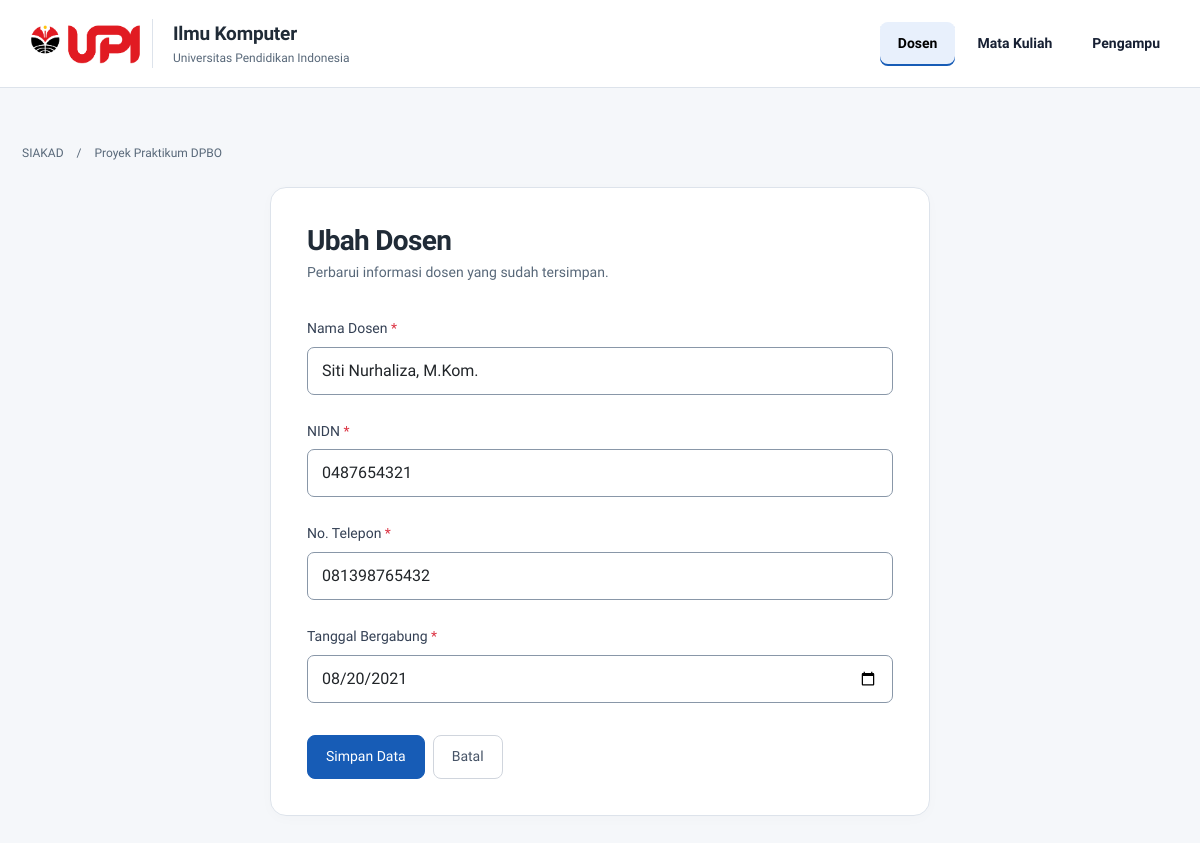
Screenshot of /index.php?route=lecturers&action=edit&id=2 with the database file from the repository.
### tables this page shows
CREATE TABLE IF NOT EXISTS `lecturers` (
  `id` INT UNSIGNED AUTO_INCREMENT PRIMARY KEY,
  `name` VARCHAR(100) NOT NULL,
  `nidn` VARCHAR(30) NOT NULL UNIQUE,
  `phone` VARCHAR(20) NOT NULL,
  `join_date` DATE NOT NULL
);

### controllers/Controller.php (called while the page is built, shortened)
<?php
abstract class Controller
{
    protected function view(string $name, array $data = []): void
    {
        extract($data);
        require __DIR__ . '/../views/layout/header.php';
        require __DIR__ . '/../views/' . $name . '.php';
        require __DIR__ . '/../views/layout/footer.php';
    }
}

### controllers/LecturerController.php (called while the page is built, shortened)
<?php
require_once __DIR__ . '/Controller.php';
require_once __DIR__ . '/../models/Lecturer.php';
class LecturerController extends Controller
{
    private Lecturer $lecturer;
    public function __construct()
    {
        $this->lecturer = new Lecturer();
    }
    public function edit(): void
    {
        $id = filter_var($_GET['id'] ?? null, FILTER_VALIDATE_INT);
        $lecturer = $this->lecturer->find($id);
        $this->view('lecturers/form', [
            'lecturer' => $lecturer,
            'title' => 'Ubah Dosen',
            'errors' => [],
        ]);
    }
}

### public/index.php (called while the page is built, shortened)
<?php
require_once __DIR__ . '/../controllers/LecturerController.php';
$route = (string)($_GET['route'] ?? 'lecturers');
$action = (string)($_GET['action'] ?? 'index');
try {
    $controller = new $controllerClass();
    $controller->$action();
} catch (mysqli_sql_exception $error) {
    http_response_code(500);
    $errorCode = $error->getCode();
    $message = in_array($errorCode, [1062, 1452], true)
        ? 'Data duplikat atau data relasi yang dipilih tidak tersedia. Silakan periksa kembali isian Anda.'
        : 'Terjadi kendala pada koneksi basis data. Pastikan layanan MySQL aktif dan konfigurasi database sudah benar.';
    echo '<!doctype html><html lang="id"><head><meta charset="utf-8"><title>Terjadi Kendala</title><link href="assets/vendor/bootstrap.min.css" rel="stylesheet"><link href="assets/app.css" rel="stylesheet"></head><body class="p-4"><div class="container"><div class="alert alert-danger" role="alert"><h4 class="alert-heading">Kendala Sistem</h4><p>' . htmlspecialchars($message) . '</p><hr><a href="index.php?route=' . htmlspecialchars($route) . '" class="btn btn-primary">Kembali</a></div></div></body></html>';
} catch (Throwable $error) {
    http_response_code(500);
    echo '<!doctype html><html lang="id"><head><meta charset="utf-8"><title>Kesalahan Server</title><link href="assets/vendor/bootstrap.min.css" rel="stylesheet"><link href="assets/app.css" rel="stylesheet"></head><body class="p-4"><div class="container"><div class="alert alert-danger" role="alert"><h4 class="alert-heading">Kesalahan Server</h4><p>Terjadi kesalahan pada server saat memproses permintaan Anda.</p><hr><a href="index.php?route=' . htmlspecialchars($route) . '" class="btn btn-primary">Kembali</a></div></div></body></html>';
}

### models/Lecturer.php (called while the page is built, shortened)
<?php
require_once __DIR__ . '/../config/Database.php';
class Lecturer
{
    private mysqli $db;
    public function __construct()
    {
        $this->db = Database::connection();
    }
    public function find(int $id): ?array
    {
        $stmt = $this->db->prepare('SELECT * FROM lecturers WHERE id = ?');
        $stmt->bind_param('i', $id);
        $stmt->execute();
        $result = $stmt->get_result()->fetch_assoc();
        return $result ?: null;
    }
}

### config/Database.php (called while the page is built, shortened)
<?php
class Database
{
    private static ?mysqli $connection = null;
    public static function connection(): mysqli
    {
        if (self::$connection === null) {
            $configFile = __DIR__ . '/database-config.php';
            $config = require $configFile;
            self::$connection = new mysqli(
                (string)($config['host'] ?? '127.0.0.1'),
                (string)($config['username'] ?? 'root'),
                (string)($config['password'] ?? ''),
                (string)($config['database'] ?? 'tp_mvc25'),
                (int)($config['port'] ?? 3306)
            );
            self::$connection->set_charset('utf8mb4');
        }
        return self::$connection;
    }
}

### config/database-config.php (called while the page is built)
<?php
return ['host'=>'127.0.0.1', 'port'=>3306, 'username'=>'root', 'password'=>'', 'database'=>'tp_mvc25'];

### views/lecturers/form.php (the view, shortened to what this page needs)
<?php
$editing = !empty($lecturer['id']);
?>
<div class="content-panel form-panel mx-auto">
  <h1><?= htmlspecialchars($title) ?></h1>
  <p><?= $editing ? 'Perbarui informasi dosen yang sudah tersimpan.' : 'Isi data pokok dosen sebelum menyimpannya ke sistem.' ?></p>
  <form method="post" action="index.php?route=lecturers&action=<?= $editing ? 'update' : 'store' ?>" novalidate>
    <div class="mb-3">
      <label class="form-label" for="field-name">Nama Dosen <span class="text-danger">*</span></label>
      <input id="field-name" class="form-control<?= isset($errors['name']) ? ' is-invalid' : '' ?>" name="name" maxlength="100" value="<?= htmlspecialchars((string)($lecturer['name'] ?? '')) ?>" required>
    </div>
    <div class="mb-3">
      <label class="form-label" for="field-nidn">NIDN <span class="text-danger">*</span></label>
      <input id="field-nidn" class="form-control<?= isset($errors['nidn']) ? ' is-invalid' : '' ?>" name="nidn" maxlength="30" value="<?= htmlspecialchars((string)($lecturer['nidn'] ?? '')) ?>" placeholder="Contoh: 0412345678" required>
    </div>
    <div class="mb-3">
      <label class="form-label" for="field-phone">No. Telepon <span class="text-danger">*</span></label>
      <input id="field-phone" class="form-control<?= isset($errors['phone']) ? ' is-invalid' : '' ?>" name="phone" maxlength="20" value="<?= htmlspecialchars((string)($lecturer['phone'] ?? '')) ?>" placeholder="Contoh: 081234567890" required>
    </div>
    <div class="mb-3">
      <label class="form-label" for="field-join-date">Tanggal Bergabung <span class="text-danger">*</span></label>
      <input id="field-join-date" type="date" class="form-control<?= isset($errors['join_date']) ? ' is-invalid' : '' ?>" name="join_date" value="<?= htmlspecialchars((string)($lecturer['join_date'] ?? '')) ?>" required>
    </div>
    <div class="pt-2">
      <button type="submit" class="btn btn-primary">Simpan Data</button>
      <a class="btn btn-outline-secondary ms-1" href="index.php?route=lecturers">Batal</a>
    </div>
  </form>
</div>

### public/assets/app.css (style rules this page uses)
:root { --ink: #172033; --muted: #667085; --line: #e6e8ec; --surface: #ffffff; --canvas: #f7f8fa; --primary: #2457a6; --primary-hover: #1c478a; --danger: #bd3038; }
* { box-sizing: border-box; }
body { min-height: 100vh; color: var(--ink); background: var(--canvas); font-family: "Google Sans", system-ui, -apple-system, BlinkMacSystemFont, "Segoe UI", sans-serif; }
.content-panel { overflow: hidden; background: var(--surface); border: 1px solid var(--line); border-radius: 10px; box-shadow: 0 1px 2px rgba(16,24,40,.03); }
.btn { border-radius: 7px; font-size: 13px; font-weight: 650; padding: 8px 12px; }
.btn-primary { background: var(--primary); border-color: var(--primary); }
.btn-outline-secondary { color: #475467; border-color: #d0d5dd; }
.form-panel { max-width: 690px; padding: 28px; }
.form-panel h1 { margin: 0 0 5px; font-size: 23px; font-weight: 720; letter-spacing: -.025em; }
.form-panel > p { margin-bottom: 26px; color: var(--muted); font-size: 14px; }
.form-label { margin-bottom: 7px; color: #344054; font-size: 13px; font-weight: 650; }
.form-control, .form-select { min-height: 42px; border-color: #d0d5dd; border-radius: 7px; font-size: 14px; }
:root { --ink: #202b37; --muted: #586879; --canvas: #f5f7fa; --primary: #175cb6; --primary-hover: #104a94; --line: #dde3eb; }
body { line-height: 1.55; }
.content-panel { border-radius: 16px; box-shadow: 0 3px 14px #17203305; }
.btn { min-height: 44px; display: inline-flex; align-items: center; justify-content: center; padding: 10px 18px; font-size: 14px; font-weight: 500; border-radius: 8px; }
.form-panel { max-width: 660px; padding: 36px; }
.form-panel h1 { font-size: 28px; font-weight: 600; }
.form-panel > p { margin-bottom: 32px; }
.form-panel .mb-3 { margin-bottom: 24px !important; }
.form-label { font-size: 14px; font-weight: 500; }
.form-control, .form-select { min-height: 48px; padding: 11px 14px; font-size: 16px; border-color: #8997a8; }
@media (prefers-reduced-motion: no-preference) { .btn, .nav-link, .form-control, .form-select { transition: background-color 160ms ease, color 160ms ease, border-color 160ms ease, box-shadow 160ms ease, transform 160ms ease; } }

### rows the page displays
lecturers: name "Siti Nurhaliza, M.Kom.", nidn "0487654321", phone "081398765432", join_date "08/20/2021"

### other values shown
$label "Dosen"
$label "Mata Kuliah"
$label "Pengampu"
$title "Ubah Dosen"
